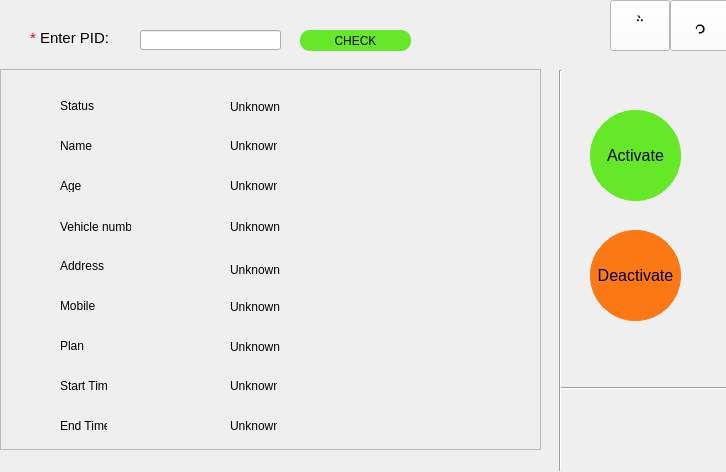
<?xml version="1.0" encoding="UTF-8"?>
<ui version="4.0">
 <class>backoffice1_2</class>
 <widget class="QDialog" name="backoffice1_2">
  <property name="geometry">
   <rect>
    <x>0</x>
    <y>0</y>
    <width>726</width>
    <height>472</height>
   </rect>
  </property>
  <property name="windowTitle">
   <string>Dialog</string>
  </property>
  <widget class="QLineEdit" name="lineEdit">
   <property name="geometry">
    <rect>
     <x>140</x>
     <y>30</y>
     <width>141</width>
     <height>20</height>
    </rect>
   </property>
  </widget>
  <widget class="QLabel" name="label">
   <property name="geometry">
    <rect>
     <x>40</x>
     <y>30</y>
     <width>71</width>
     <height>16</height>
    </rect>
   </property>
   <property name="font">
    <font>
     <pointsize>11</pointsize>
    </font>
   </property>
   <property name="text">
    <string>Enter PID:</string>
   </property>
  </widget>
  <widget class="QLabel" name="label_10">
   <property name="geometry">
    <rect>
     <x>30</x>
     <y>30</y>
     <width>16</width>
     <height>16</height>
    </rect>
   </property>
   <property name="font">
    <font>
     <pointsize>11</pointsize>
    </font>
   </property>
   <property name="styleSheet">
    <string notr="true">color:red;
</string>
   </property>
   <property name="text">
    <string>*</string>
   </property>
  </widget>
  <widget class="QFrame" name="frame">
   <property name="geometry">
    <rect>
     <x>0</x>
     <y>69</y>
     <width>541</width>
     <height>381</height>
    </rect>
   </property>
   <property name="frameShape">
    <enum>QFrame::StyledPanel</enum>
   </property>
   <property name="frameShadow">
    <enum>QFrame::Raised</enum>
   </property>
   <widget class="QLabel" name="label_11">
    <property name="geometry">
     <rect>
      <x>60</x>
      <y>190</y>
      <width>47</width>
      <height>13</height>
     </rect>
    </property>
    <property name="text">
     <string>Address</string>
    </property>
   </widget>
   <widget class="QLabel" name="uaddress">
    <property name="geometry">
     <rect>
      <x>230</x>
      <y>170</y>
      <width>271</width>
      <height>61</height>
     </rect>
    </property>
    <property name="text">
     <string>Unknown</string>
    </property>
   </widget>
   <widget class="QLabel" name="label_12">
    <property name="geometry">
     <rect>
      <x>60</x>
      <y>230</y>
      <width>47</width>
      <height>13</height>
     </rect>
    </property>
    <property name="text">
     <string>Mobile</string>
    </property>
   </widget>
   <widget class="QLabel" name="label_9">
    <property name="geometry">
     <rect>
      <x>60</x>
      <y>150</y>
      <width>71</width>
      <height>16</height>
     </rect>
    </property>
    <property name="text">
     <string>Vehicle number</string>
    </property>
   </widget>
   <widget class="QLabel" name="un">
    <property name="geometry">
     <rect>
      <x>230</x>
      <y>70</y>
      <width>47</width>
      <height>13</height>
     </rect>
    </property>
    <property name="text">
     <string>Unknown</string>
    </property>
   </widget>
   <widget class="QLabel" name="uv">
    <property name="geometry">
     <rect>
      <x>230</x>
      <y>150</y>
      <width>71</width>
      <height>16</height>
     </rect>
    </property>
    <property name="text">
     <string>Unknown</string>
    </property>
   </widget>
   <widget class="QLabel" name="label_7">
    <property name="geometry">
     <rect>
      <x>60</x>
      <y>70</y>
      <width>47</width>
      <height>13</height>
     </rect>
    </property>
    <property name="text">
     <string>Name</string>
    </property>
   </widget>
   <widget class="QLabel" name="label_8">
    <property name="geometry">
     <rect>
      <x>60</x>
      <y>110</y>
      <width>47</width>
      <height>13</height>
     </rect>
    </property>
    <property name="text">
     <string>Age</string>
    </property>
   </widget>
   <widget class="QLabel" name="label_15">
    <property name="geometry">
     <rect>
      <x>60</x>
      <y>350</y>
      <width>47</width>
      <height>13</height>
     </rect>
    </property>
    <property name="text">
     <string>End Time</string>
    </property>
   </widget>
   <widget class="QLabel" name="uplan">
    <property name="geometry">
     <rect>
      <x>230</x>
      <y>270</y>
      <width>51</width>
      <height>16</height>
     </rect>
    </property>
    <property name="text">
     <string>Unknown</string>
    </property>
   </widget>
   <widget class="QLabel" name="umobile">
    <property name="geometry">
     <rect>
      <x>230</x>
      <y>230</y>
      <width>111</width>
      <height>16</height>
     </rect>
    </property>
    <property name="text">
     <string>Unknown</string>
    </property>
   </widget>
   <widget class="QLabel" name="ust">
    <property name="geometry">
     <rect>
      <x>230</x>
      <y>310</y>
      <width>47</width>
      <height>13</height>
     </rect>
    </property>
    <property name="text">
     <string>Unknown</string>
    </property>
   </widget>
   <widget class="QLabel" name="label_18">
    <property name="geometry">
     <rect>
      <x>60</x>
      <y>30</y>
      <width>47</width>
      <height>13</height>
     </rect>
    </property>
    <property name="text">
     <string>Status</string>
    </property>
   </widget>
   <widget class="QLabel" name="uet">
    <property name="geometry">
     <rect>
      <x>230</x>
      <y>350</y>
      <width>47</width>
      <height>13</height>
     </rect>
    </property>
    <property name="text">
     <string>Unknown</string>
    </property>
   </widget>
   <widget class="QLabel" name="label_14">
    <property name="geometry">
     <rect>
      <x>60</x>
      <y>270</y>
      <width>47</width>
      <height>13</height>
     </rect>
    </property>
    <property name="text">
     <string>Plan</string>
    </property>
   </widget>
   <widget class="QLabel" name="uage">
    <property name="geometry">
     <rect>
      <x>230</x>
      <y>110</y>
      <width>47</width>
      <height>13</height>
     </rect>
    </property>
    <property name="text">
     <string>Unknown</string>
    </property>
   </widget>
   <widget class="QLabel" name="label_19">
    <property name="geometry">
     <rect>
      <x>60</x>
      <y>310</y>
      <width>47</width>
      <height>13</height>
     </rect>
    </property>
    <property name="text">
     <string>Start Time</string>
    </property>
   </widget>
   <widget class="QLabel" name="us">
    <property name="geometry">
     <rect>
      <x>230</x>
      <y>30</y>
      <width>91</width>
      <height>16</height>
     </rect>
    </property>
    <property name="text">
     <string>Unknown</string>
    </property>
   </widget>
  </widget>
  <widget class="QPushButton" name="pushButton">
   <property name="geometry">
    <rect>
     <x>300</x>
     <y>30</y>
     <width>111</width>
     <height>21</height>
    </rect>
   </property>
   <property name="autoFillBackground">
    <bool>false</bool>
   </property>
   <property name="styleSheet">
    <string notr="true">background-color:#64e827;
border-radius: 10px;
border-color:#64e827;</string>
   </property>
   <property name="text">
    <string>CHECK</string>
   </property>
  </widget>
  <widget class="Line" name="line_2">
   <property name="geometry">
    <rect>
     <x>560</x>
     <y>380</y>
     <width>211</width>
     <height>16</height>
    </rect>
   </property>
   <property name="orientation">
    <enum>Qt::Horizontal</enum>
   </property>
  </widget>
  <widget class="Line" name="line">
   <property name="geometry">
    <rect>
     <x>550</x>
     <y>70</y>
     <width>20</width>
     <height>401</height>
    </rect>
   </property>
   <property name="orientation">
    <enum>Qt::Vertical</enum>
   </property>
  </widget>
  <widget class="QPushButton" name="actbtn">
   <property name="geometry">
    <rect>
     <x>590</x>
     <y>110</y>
     <width>91</width>
     <height>91</height>
    </rect>
   </property>
   <property name="autoFillBackground">
    <bool>false</bool>
   </property>
   <property name="styleSheet">
    <string notr="true">background-color: #64e827;
border: 1px solid black;
border-radius: 45px;
font-size: 16px;
border-color: #64e827;</string>
   </property>
   <property name="text">
    <string>Activate</string>
   </property>
  </widget>
  <widget class="QPushButton" name="deactbtn">
   <property name="geometry">
    <rect>
     <x>590</x>
     <y>230</y>
     <width>91</width>
     <height>91</height>
    </rect>
   </property>
   <property name="autoFillBackground">
    <bool>false</bool>
   </property>
   <property name="styleSheet">
    <string notr="true">background-color: #fc7814;
border: 1px solid black;
border-color: #fc7814;
border-radius: 45px; 
font-size: 16px;</string>
   </property>
   <property name="text">
    <string>Deactivate</string>
   </property>
  </widget>
  <widget class="QPushButton" name="hometohome">
   <property name="geometry">
    <rect>
     <x>670</x>
     <y>0</y>
     <width>61</width>
     <height>51</height>
    </rect>
   </property>
   <property name="font">
    <font>
     <pointsize>14</pointsize>
    </font>
   </property>
   <property name="autoFillBackground">
    <bool>false</bool>
   </property>
   <property name="styleSheet">
    <string notr="true">background-color:white;</string>
   </property>
   <property name="text">
    <string></string>
   </property>
  </widget>
  <widget class="QPushButton" name="backtoback">
   <property name="geometry">
    <rect>
     <x>610</x>
     <y>0</y>
     <width>60</width>
     <height>51</height>
    </rect>
   </property>
   <property name="font">
    <font>
     <pointsize>14</pointsize>
    </font>
   </property>
   <property name="autoFillBackground">
    <bool>false</bool>
   </property>
   <property name="styleSheet">
    <string notr="true">background-color:white;</string>
   </property>
   <property name="text">
    <string></string>
   </property>
  </widget>
 </widget>
 <resources/>
 <connections/>
</ui>
